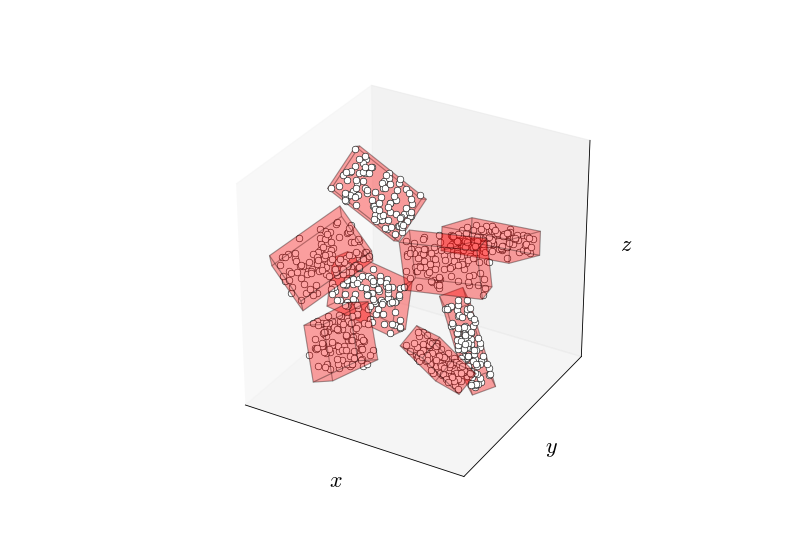

Recreate this plot in Python.
from numpy.random import randint
from numpy.random import rand

import matplotlib.pyplot as plt

from compas.plotters import Bounds
from compas.plotters import Cloud3D
from compas.plotters import Box
from compas.plotters import create_axes_3d
from compas.geometry import rotation_matrix
from compas.geometry import transform
from compas.geometry import obb_numpy

clouds = []

for i in range(8):
    a = randint(1, high=8) * 10 * 3.14159 / 180
    d = [1, 1, 1]

    cloud = rand(100, 3)

    if i in (1, 2, 5, 6):
        cloud[:, 0] *= - 10.0
        cloud[:, 0] -= 3.0
        d[0] = -1
    else:
        cloud[:, 0] *= 10.0
        cloud[:, 0] += 3.0

    if i in (2, 3, 6, 7):
        cloud[:, 1] *= - 3.0
        cloud[:, 1] -= 3.0
        d[1] = -1
    else:
        cloud[:, 1] *= 3.0
        cloud[:, 1] += 3.0

    if i in (4, 5, 6, 7):
        cloud[:, 2] *= - 6.0
        cloud[:, 2] -= 3.0
        d[2] = -1
    else:
        cloud[:, 2] *= 6.0
        cloud[:, 2] += 3.0

    R = rotation_matrix(a, d)
    cloud[:] = transform(cloud, R)

    clouds.append(cloud.tolist())

axes = create_axes_3d()

bounds = Bounds([point for points in clouds for point in points])
bounds.plot(axes)

for cloud in clouds:
    bbox = obb_numpy(cloud)

    Cloud3D(cloud).plot(axes)
    Box(bbox[1]).plot(axes)

plt.show()
